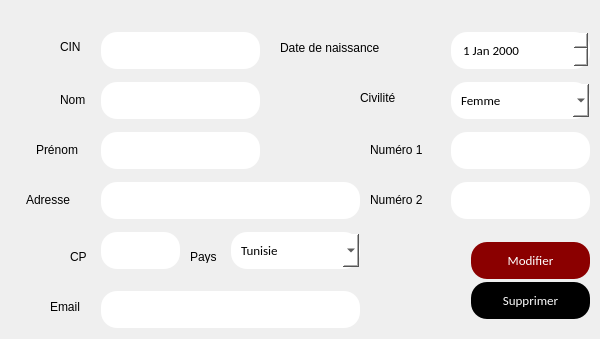
     <widget class="QWidget" name="page_35">
      <widget class="QLabel" name="label_159">
       <property name="geometry">
        <rect>
         <x>60</x>
         <y>40</y>
         <width>47</width>
         <height>13</height>
        </rect>
       </property>
       <property name="text">
        <string>CIN</string>
       </property>
      </widget>
      <widget class="QLabel" name="label_160">
       <property name="geometry">
        <rect>
         <x>60</x>
         <y>90</y>
         <width>47</width>
         <height>20</height>
        </rect>
       </property>
       <property name="text">
        <string>Nom</string>
       </property>
      </widget>
      <widget class="QLabel" name="label_161">
       <property name="geometry">
        <rect>
         <x>36</x>
         <y>140</y>
         <width>61</width>
         <height>20</height>
        </rect>
       </property>
       <property name="text">
        <string>Prénom</string>
       </property>
      </widget>
      <widget class="QLineEdit" name="lineEdit_113">
       <property name="geometry">
        <rect>
         <x>100</x>
         <y>30</y>
         <width>161</width>
         <height>41</height>
        </rect>
       </property>
       <property name="styleSheet">
        <string notr="true">background-color: white	;
  border: none;
  color: black;
  padding: 10px;
  text-align: center;
  text-decoration: none;
font-family:calibri;
  display: inline-block;
  font-size: 13px;
  margin: 2px 1px;
  border-radius : 16px;</string>
       </property>
      </widget>
      <widget class="QLineEdit" name="lineEdit_114">
       <property name="geometry">
        <rect>
         <x>100</x>
         <y>80</y>
         <width>161</width>
         <height>41</height>
        </rect>
       </property>
       <property name="styleSheet">
        <string notr="true">background-color: white	;
  border: none;
  color: black;
  padding: 10px;
  text-align: center;
  text-decoration: none;
font-family:calibri;
  display: inline-block;
  font-size: 13px;
  margin: 2px 1px;
  border-radius : 16px;</string>
       </property>
      </widget>
      <widget class="QLineEdit" name="lineEdit_115">
       <property name="geometry">
        <rect>
         <x>100</x>
         <y>130</y>
         <width>161</width>
         <height>41</height>
        </rect>
       </property>
       <property name="styleSheet">
        <string notr="true">background-color: white	;
  border: none;
  color: black;
  padding: 10px;
  text-align: center;
  text-decoration: none;
font-family:calibri;
  display: inline-block;
  font-size: 13px;
  margin: 2px 1px;
  border-radius : 16px;</string>
       </property>
      </widget>
      <widget class="QPushButton" name="pushButton_82">
       <property name="geometry">
        <rect>
         <x>470</x>
         <y>240</y>
         <width>121</width>
         <height>41</height>
        </rect>
       </property>
       <property name="styleSheet">
        <string notr="true">background-color: #8B0000	;
  border: none;
  color: white;
  padding: 10px;
  text-align: center;
  text-decoration: none;
font-family:calibri;
  display: inline-block;
  font-size: 13px;
  margin: 2px 1px;
  border-radius : 16px;</string>
       </property>
       <property name="text">
        <string>Modifier</string>
       </property>
      </widget>
      <widget class="QPushButton" name="pushButton_83">
       <property name="geometry">
        <rect>
         <x>470</x>
         <y>280</y>
         <width>121</width>
         <height>41</height>
        </rect>
       </property>
       <property name="styleSheet">
        <string notr="true">background-color: black	;
  border: none;
  color: white;
  padding: 10px;
  text-align: center;
  text-decoration: none;
font-family:calibri;
  display: inline-block;
  font-size: 13px;
  margin: 2px 1px;
  border-radius : 16px;</string>
       </property>
       <property name="text">
        <string>Supprimer</string>
       </property>
      </widget>
      <widget class="QLabel" name="label_162">
       <property name="geometry">
        <rect>
         <x>280</x>
         <y>40</y>
         <width>161</width>
         <height>16</height>
        </rect>
       </property>
       <property name="text">
        <string>Date de naissance</string>
       </property>
      </widget>
      <widget class="QDateEdit" name="dateEdit_8">
       <property name="geometry">
        <rect>
         <x>450</x>
         <y>30</y>
         <width>141</width>
         <height>41</height>
        </rect>
       </property>
       <property name="styleSheet">
        <string notr="true">background-color: white	;
  border: none;
  color: black;
  padding: 10px;
  text-align: center;
  text-decoration: none;
font-family:calibri;
  display: inline-block;
  font-size: 13px;
  margin: 2px 1px;
  border-radius : 16px;</string>
       </property>
      </widget>
      <widget class="QLabel" name="label_163">
       <property name="geometry">
        <rect>
         <x>360</x>
         <y>90</y>
         <width>81</width>
         <height>16</height>
        </rect>
       </property>
       <property name="text">
        <string>Civilité</string>
       </property>
      </widget>
      <widget class="QComboBox" name="comboBox_26">
       <property name="geometry">
        <rect>
         <x>450</x>
         <y>80</y>
         <width>141</width>
         <height>41</height>
        </rect>
       </property>
       <property name="styleSheet">
        <string notr="true">background-color: white	;
  border: none;
  color: black;
  padding: 10px;
  text-align: center;
  text-decoration: none;
font-family:calibri;
  display: inline-block;
  font-size: 13px;
  margin: 2px 1px;
  border-radius : 16px;</string>
       </property>
       <item>
        <property name="text">
         <string>Femme</string>
        </property>
       </item>
       <item>
        <property name="text">
         <string>Homme</string>
        </property>
       </item>
      </widget>
      <widget class="QLabel" name="label_164">
       <property name="geometry">
        <rect>
         <x>26</x>
         <y>190</y>
         <width>71</width>
         <height>20</height>
        </rect>
       </property>
       <property name="text">
        <string>Adresse</string>
       </property>
      </widget>
      <widget class="QLineEdit" name="lineEdit_116">
       <property name="geometry">
        <rect>
         <x>100</x>
         <y>180</y>
         <width>261</width>
         <height>41</height>
        </rect>
       </property>
       <property name="styleSheet">
        <string notr="true">background-color: white	;
  border: none;
  color: black;
  padding: 10px;
  text-align: center;
  text-decoration: none;
font-family:calibri;
  display: inline-block;
  font-size: 13px;
  margin: 2px 1px;
  border-radius : 16px;</string>
       </property>
      </widget>
      <widget class="QLabel" name="label_165">
       <property name="geometry">
        <rect>
         <x>70</x>
         <y>250</y>
         <width>47</width>
         <height>13</height>
        </rect>
       </property>
       <property name="text">
        <string>CP</string>
       </property>
      </widget>
      <widget class="QLineEdit" name="lineEdit_117">
       <property name="geometry">
        <rect>
         <x>100</x>
         <y>230</y>
         <width>81</width>
         <height>41</height>
        </rect>
       </property>
       <property name="styleSheet">
        <string notr="true">background-color: white	;
  border: none;
  color: black;
  padding: 10px;
  text-align: center;
  text-decoration: none;
font-family:calibri;
  display: inline-block;
  font-size: 13px;
  margin: 2px 1px;
  border-radius : 16px;</string>
       </property>
      </widget>
      <widget class="QLabel" name="label_166">
       <property name="geometry">
        <rect>
         <x>190</x>
         <y>250</y>
         <width>47</width>
         <height>13</height>
        </rect>
       </property>
       <property name="text">
        <string>Pays</string>
       </property>
      </widget>
      <widget class="QComboBox" name="comboBox_27">
       <property name="geometry">
        <rect>
         <x>230</x>
         <y>230</y>
         <width>131</width>
         <height>41</height>
        </rect>
       </property>
       <property name="styleSheet">
        <string notr="true">background-color: white	;
  border: none;
  color: black;
  padding: 10px;
  text-align: center;
  text-decoration: none;
font-family:calibri;
  display: inline-block;
  font-size: 13px;
  margin: 2px 1px;
  border-radius : 16px;</string>
       </property>
       <item>
        <property name="text">
         <string>Tunisie</string>
        </property>
       </item>
      </widget>
      <widget class="QLabel" name="label_167">
       <property name="geometry">
        <rect>
         <x>50</x>
         <y>300</y>
         <width>47</width>
         <height>13</height>
        </rect>
       </property>
       <property name="text">
        <string>Email</string>
       </property>
      </widget>
      <widget class="QLineEdit" name="lineEdit_118">
       <property name="geometry">
        <rect>
         <x>100</x>
         <y>289</y>
         <width>261</width>
         <height>41</height>
        </rect>
       </property>
       <property name="styleSheet">
        <string notr="true">background-color: white	;
  border: none;
  color: black;
  padding: 10px;
  text-align: center;
  text-decoration: none;
font-family:calibri;
  display: inline-block;
  font-size: 13px;
  margin: 2px 1px;
  border-radius : 16px;</string>
       </property>
      </widget>
      <widget class="QLabel" name="label_168">
       <property name="geometry">
        <rect>
         <x>370</x>
         <y>140</y>
         <width>71</width>
         <height>20</height>
        </rect>
       </property>
       <property name="text">
        <string>Numéro 1</string>
       </property>
      </widget>
      <widget class="QLineEdit" name="lineEdit_119">
       <property name="geometry">
        <rect>
         <x>450</x>
         <y>130</y>
         <width>141</width>
         <height>41</height>
        </rect>
       </property>
       <property name="styleSheet">
        <string notr="true">background-color: white	;
  border: none;
  color: black;
  padding: 10px;
  text-align: center;
  text-decoration: none;
font-family:calibri;
  display: inline-block;
  font-size: 13px;
  margin: 2px 1px;
  border-radius : 16px;</string>
       </property>
      </widget>
      <widget class="QLabel" name="label_169">
       <property name="geometry">
        <rect>
         <x>370</x>
         <y>190</y>
         <width>91</width>
         <height>20</height>
        </rect>
       </property>
       <property name="text">
        <string>Numéro 2</string>
       </property>
      </widget>
      <widget class="QLineEdit" name="lineEdit_120">
       <property name="geometry">
        <rect>
         <x>450</x>
         <y>180</y>
         <width>141</width>
         <height>41</height>
        </rect>
       </property>
       <property name="styleSheet">
        <string notr="true">background-color: white	;
  border: none;
  color: black;
  padding: 10px;
  text-align: center;
  text-decoration: none;
font-family:calibri;
  display: inline-block;
  font-size: 13px;
  margin: 2px 1px;
  border-radius : 16px;</string>
       </property>
      </widget>
     </widget>
